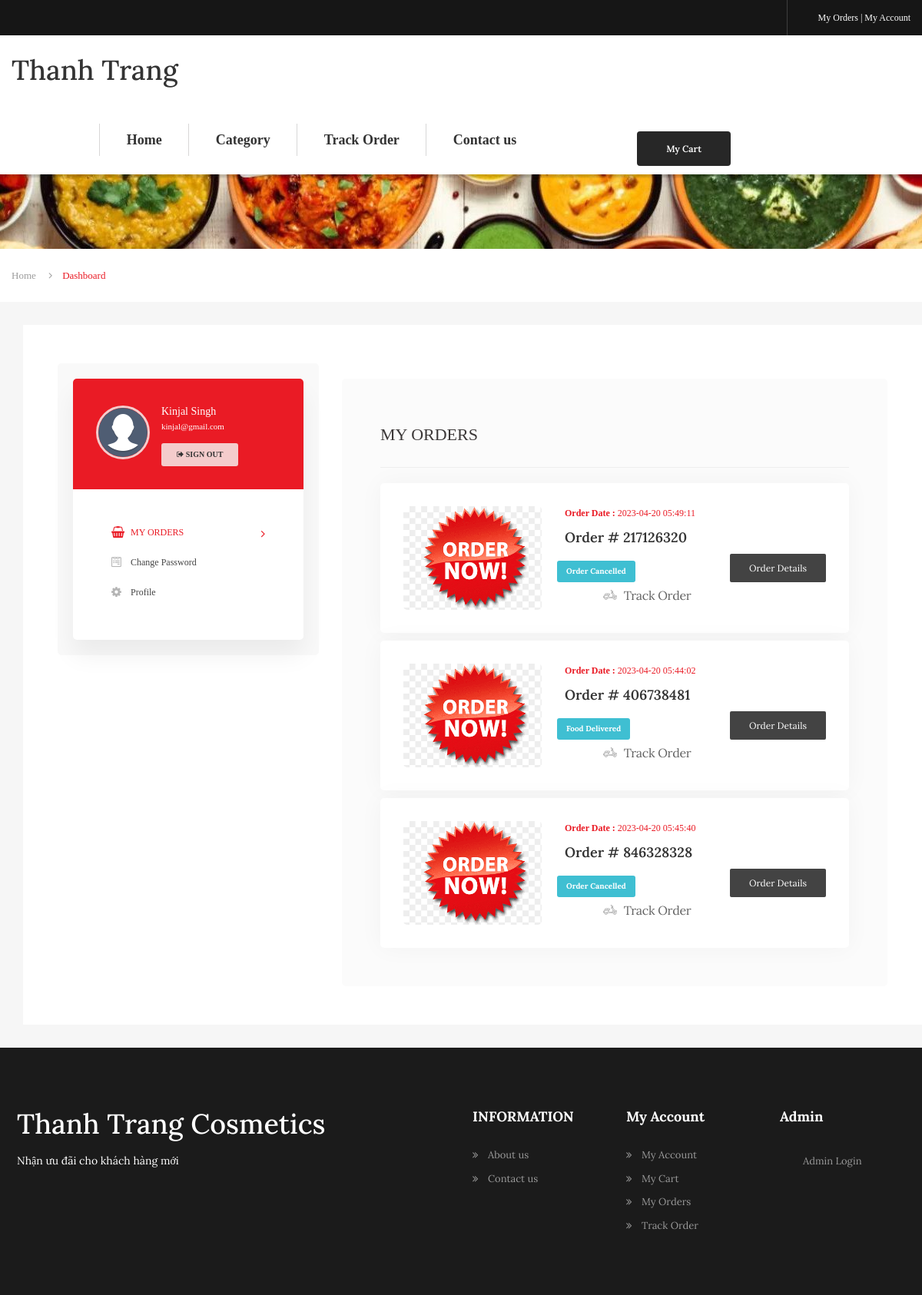
Page /orcms1/my-account.php (signed in) on the committed database.
### tables this page shows
CREATE TABLE `tbluser` (
  `ID` int(10) NOT NULL,
  `FirstName` varchar(45) DEFAULT NULL,
  `LastName` varchar(50) DEFAULT NULL,
  `Email` varchar(120) DEFAULT NULL,
  `MobileNumber` bigint(11) DEFAULT NULL,
  `Password` varchar(120) DEFAULT NULL,
  `RegDate` timestamp NOT NULL DEFAULT current_timestamp()
);

CREATE TABLE `tblorderaddresses` (
  `ID` int(11) NOT NULL,
  `UserId` char(100) DEFAULT NULL,
  `Ordernumber` char(100) DEFAULT NULL,
  `PNRNumber` varchar(255) DEFAULT NULL,
  `TrainName` varchar(255) DEFAULT NULL,
  `TrainNumber` varchar(255) DEFAULT NULL,
  `Coach` varchar(50) DEFAULT NULL,
  `Berth` varchar(255) DEFAULT NULL,
  `Station` varchar(250) DEFAULT NULL,
  `FoodType` varchar(250) DEFAULT NULL,
  `OrderTime` timestamp NOT NULL DEFAULT current_timestamp(),
  `OrderFinalStatus` varchar(255) DEFAULT NULL
);

### orcms1/my-account.php (the view, shortened to what this page needs)
<?php
   include_once('includes/dbconnection.php');
   if (strlen($_SESSION['orcmsuid']==0)) {
  header('location:logout.php');
  } else{
   ?>
<!DOCTYPE html>
<html lang="en">
   <head>
      <link rel="stylesheet" href="assets/css/icons.min.css">
      <link rel="stylesheet" href="assets/css/bootstrap.min.css">
      <link rel="stylesheet" href="assets/css/main.css">
      <link rel="stylesheet" href="assets/css/red-color.css">
      <link rel="stylesheet" href="assets/css/yellow-color.css">
      <link rel="stylesheet" href="assets/css/responsive.css">
   </head>
   <body itemscope>
      <?php include_once('includes/header.php');?>
      <section>
         <div class="block">
            <div class="page-title-wrapper text-center">
               <div class="col-md-12 col-sm-12 col-lg-12">
                  <div class="page-title-inner">
                     <h1 itemprop="headline">My Account</h1>
                  </div>
               </div>
            </div>
         </div>
      </section>
      <div class="bread-crumbs-wrapper">
         <div class="container">
            <ol class="breadcrumb">
               <li class="breadcrumb-item"><a href="index.php" title="" itemprop="url">Home</a></li>
               <li class="breadcrumb-item active">Dashboard</li>
            </ol>
         </div>
      </div>
      <section>
         <div class="block less-spacing gray-bg top-padd30">
            <div class="container">
               <div class="row">
                  <div class="col-md-12 col-sm-12 col-lg-12">
                     <div class="sec-box">
                        <div class="dashboard-tabs-wrapper">
                           <div class="row">
                              <div class="col-md-4 col-sm-12 col-lg-4">
                                 <div class="profile-sidebar brd-rd5 wow fadeIn" data-wow-delay="0.2s">
                                    <div class="profile-sidebar-inner brd-rd5">
                                <?php
$pid=$_SESSION['orcmsuid'];
$ret=mysqli_query($con,"select * from tbluser where ID='$pid'");
while ($row=mysqli_fetch_array($ret)) {
?>
                                       <div class="user-info red-bg">
                                          <img class="brd-rd50" src="assets/images/profile.png" alt="user-avatar.jpg" itemprop="image">
                                          <div class="user-info-inner">
                                             <h5 itemprop="headline"><a href="#" title="" itemprop="url"><?php  echo $row['FirstName']." ".$row['LastName'];?></a></h5>
                                             <span><a href="#" title="" itemprop="url"><?php  echo $row['Email'];?></a></span>
                                             <a class="brd-rd3 sign-out-btn yellow-bg" href="logout.php" title="" itemprop="url"><i class="fa fa-sign-out"></i> SIGN OUT</a>
                                          </div>
                                       </div>
                                   <?php } ?>
                                       <ul class="nav nav-tabs">
                                          <li class="active"><a href="#my-orders" data-toggle="tab"><i class="fa fa-shopping-basket"></i> MY ORDERS</a></li>
                                          <li><a href="#statement" data-toggle="tab"><i class="fa fa-wpforms"></i> Change Password</a></li>
                                          <li><a href="#account-settings" data-toggle="tab"><i class="fa fa-cog"></i> Profile</a></li>
                                       </ul>
                                    </div>
                                 </div>
                              </div>
                              <div class="col-md-8 col-sm-12 col-lg-8">
                                 <div class="tab-content">
                                    <div class="tab-pane fade in active" id="my-orders">
                                       <div class="tabs-wrp brd-rd5">
                                          <h4 itemprop="headline">MY ORDERS</h4>
                                          <hr />
                                          <div class="order-list">
<?php
$uid=$_SESSION['orcmsuid'];
      $query=mysqli_query($con,"select * from  tblorderaddresses  where UserId='$uid'");
      $num=mysqli_num_rows( $query);
      if($num>0){
              while($row=mysqli_fetch_array($query))
              { ?>
                                             <div class="order-item brd-rd5">
                                                <div class="order-thumb brd-rd5">
                                                   <a href="#" title="" itemprop="url"><img src="assets/images/order.jpg" alt="order-img1.jpg" itemprop="image"></a>
                                                </div>
                                                <div class="order-info">
                                                   <span class="red-clr"><b>Order Date :</b> <?php echo $row['OrderTime']?></span>
                                                   <h4 itemprop="headline"><a href="#" title="" itemprop="url">Order # <?php echo $row['Ordernumber'];?></a></h4>
                                                   <span class="processing brd-rd3"> <?php $status=$row['OrderFinalStatus'];
if($status==''){
 echo "Waiting for Restaurant confirmation";
} else{
echo $status;
}
                                                    ?></span>
                                                   <a class="brd-rd2" href="order-details.php?onumber=<?php echo $row['Ordernumber'];?>" title="Order Detail" itemprop="url">Order Details</a>
                                                   <ul class="post-meta">
                                     <li style="font-size:16px;"> <a href="javascript:void(0);" onClick="popUpWindow('trackorder.php?oid=<?php echo htmlentities($row['Ordernumber']);?>');" title="Track order"><i class="flaticon-transport"></i> Track Order</a></li>
                                                                    </ul>
                                                </div>
                                             </div>
                                         <?php } } else {?>
                                    <h5 style="color:red">No order found</h5>
                                     <?php } ?>
                                          </div>
                                       </div>
                                    </div>
                                 </div>
                              </div>
                           </div>
                        </div>
                     </div>
                  </div>
               </div>
            </div>
         </div>
      </section>
      <?php include_once('includes/footer.php');
               ?>
      </main>
   </body>
</html>
<?php } ?>

### orcms1/includes/header.php (shortened to what this page needs)
    <main>
        <header class="stick">
            <div class="topbar">
                <div class="container">
                    <div class="topbar-register">
                     <?php if (strlen($_SESSION['orcmsuid']>0)) {?>
                             <a  href="my-account.php" title="My Account" itemprop="url">My Orders</a> |
   <a  href="my-account.php" title="My Account" itemprop="url">My Account</a>
                     <?php } ?>
                    </div>
                </div>
            </div>
            <div class="logo-menu-sec">
                <div class="container">
                    <div class="logo"><h1 itemprop="headline"><a href="index.php" title="Home" itemprop="url">Thanh Trang</a></h1></div>
                    <nav>
                        <div class="menu-sec">
                            <ul>
                               <li><a >ㅤ ㅤ ㅤ ㅤ</a></li>
<li><a href="index.php" title="Home" itemprop="url">   Home</li>
<li class="menu-item-has-children"><a href="our-menu.php" title="RESTAURANTS" itemprop="url">Category</a>
                                </li>
<li><a href="track-order.php" title="Track Order" itemprop="url">Track Order</a></li>
<li><a href="contact-us.php" title="Contact us" itemprop="url">Contact us </a></li>
                            </ul>
<?php if (strlen($_SESSION['orcmsuid']>0)) {?>
    <a class="log-popup-btn black-bg brd-rd4" href="cart.php" title="Register" itemprop="url">My Cart</a>
<?php } ?>
                        </div>
                    </nav>
                </div>
            </div>
        </header>

### orcms1/includes/footer.php
<footer>
          <div class="block top-padd80 bottom-padd80 dark-bg">
              <div class="container">
                  <div class="row">
                      <div class="col-md-12 col-sm-12 col-lg-12">
                          <div class="footer-data">
                              <div class="row">
                                  <div class="col-md-6 col-sm-6 col-lg-6">
                                      <div class="widget about_widget wow fadeIn" data-wow-delay="0.1s">
                                                      <div class="logo"><h1 itemprop="headline"><a href="index.php" title="Home" itemprop="url" style="color:#fff">Thanh Trang Cosmetics</a></h1></div>
                                          <div class="logo"><p1 itemprop="headline"><a href="index.php" title="Home" itemprop="url" style="color:#fff">Nhận ưu đãi cho khách hàng mới</a></p1></div>
                                      </div>
                                  </div>
                                  <div class="col-md-2 col-sm-6 col-lg-2">
                                      <div class="widget information_links wow fadeIn" data-wow-delay="0.2s">
                                          <h4 class="widget-title" itemprop="headline">INFORMATION</h4>
                                          <ul>
                                              <li><a href="about-us.php" title="" itemprop="url">About us</a></li>
                                              <li><a href="contact-us.php" title="" itemprop="url">Contact us</a></li>
                                          </ul>
                                      </div>
                                  </div>
                                  <div class="col-md-2 col-sm-6 col-lg-2">
                                      <div class="widget customer_care wow fadeIn" data-wow-delay="0.3s">
                                          <h4 class="widget-title" itemprop="headline">My Account</h4>
                                          <ul>
                                              <li><a href="my-account.php" title="My Account" itemprop="url">My Account</a></li>
                                              <li><a href="cart.php" title="My Cart" itemprop="url">My Cart</a></li>
                                              <li><a href="my-account.php" title="My Order" itemprop="url">My Orders</a></li>
                                             <li><a href="track-order.php" title="Track Order" itemprop="url">Track Order</a></li>
                                          </ul>
                                      </div>
                                  </div>
                                  <div class="col-md-2 col-sm-6 col-lg-2">
                                      <div class="widget get_in_touch wow fadeIn" data-wow-delay="0.4s">
                                          <h4 class="widget-title" itemprop="headline">Admin</h4>
                                          <ul>
                                            <li><a href="admin/" title="" itemprop="url">Admin Login </a></li>
                                          </ul>
                                      </div>
                                  </div>
                              </div>
                          </div>
                      </div>
                  </div>
              </div>
          </div>
      </footer>

### orcms1/assets/css/yellow-color.css (style rules this page uses)
.yellow-bg, .yellow-bg-layer:before, .sudo-bg-yellow:before, .popular-dish-info > a.yellow-bg, .read-more:hover, .read-more:focus, .search-frm > button:hover, .search-frm > button:focus, .newsletter-frm > button:hover, .newsletter-frm > button:focus, .sign-form button:hover, .sign-form button:focus, .booking-table > table tbody td h5:before, .booking-table > table tbody td a.detail-link:hover, .booking-table > table tbody td a.detail-link:focus, .profile-info > a.change-password.yellow-clr::before, .profile-img-upload-btn > label.red-bg:hover, .responsive-logomenu > span.red-bg:hover, .responsive-menu > span.red-bg:hover, .register-btn > a.red-bg:hover, .track-popup-innr > form button.red-bg:hover, .track-popup-innr > form a.red-bg:hover, .order-time > a.red-bg:hover, .order-time > a.red-bg:focus, a.close-buyer:hover, a.close-buyer:focus, a.thanks-close:hover, a.thanks-close:focus, .restaurant-search-form, .chef-box, .menu-sec > a:hover:hover { background-color: #f4cccc; }
.filter-buttons > li.active a, .error-page-inner > a, .user-info.red-bg > img { border-color: #f4cccc; }

### rows in the picture
tbluser: FirstName "Kinjal", LastName "Singh", Email "kinjal@gmail.com"
tblorderaddresses: OrderTime "2023-04-20 05:49:11", Ordernumber "217126320", OrderFinalStatus "Order Cancelled"
tblorderaddresses: OrderTime "2023-04-20 05:44:02", Ordernumber "406738481", OrderFinalStatus "Food Delivered"
tblorderaddresses: OrderTime "2023-04-20 05:45:40", Ordernumber "846328328", OrderFinalStatus "Order Cancelled"
